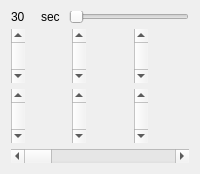
          <widget class="QWidget" name="exta_tab">
           <attribute name="title">
            <string>extra</string>
           </attribute>
           <layout class="QVBoxLayout" name="verticalLayout_2">
            <item>
             <widget class="QWidget" name="widget_2" native="true">
              <property name="maximumSize">
               <size>
                <width>16777215</width>
                <height>12</height>
               </size>
              </property>
              <layout class="QHBoxLayout" name="horizontalLayout_9">
               <property name="spacing">
                <number>4</number>
               </property>
               <property name="leftMargin">
                <number>0</number>
               </property>
               <property name="topMargin">
                <number>0</number>
               </property>
               <property name="rightMargin">
                <number>0</number>
               </property>
               <property name="bottomMargin">
                <number>0</number>
               </property>
               <item>
                <widget class="QLabel" name="timescaleLabel_2">
                 <property name="minimumSize">
                  <size>
                   <width>26</width>
                   <height>12</height>
                  </size>
                 </property>
                 <property name="maximumSize">
                  <size>
                   <width>26</width>
                   <height>12</height>
                  </size>
                 </property>
                 <property name="text">
                  <string>30</string>
                 </property>
                </widget>
               </item>
               <item>
                <widget class="QLabel" name="label_2">
                 <property name="minimumSize">
                  <size>
                   <width>24</width>
                   <height>12</height>
                  </size>
                 </property>
                 <property name="maximumSize">
                  <size>
                   <width>24</width>
                   <height>12</height>
                  </size>
                 </property>
                 <property name="lineWidth">
                  <number>0</number>
                 </property>
                 <property name="text">
                  <string>sec</string>
                 </property>
                </widget>
               </item>
               <item>
                <widget class="QSlider" name="timescaleSlider_2">
                 <property name="minimumSize">
                  <size>
                   <width>0</width>
                   <height>12</height>
                  </size>
                 </property>
                 <property name="maximumSize">
                  <size>
                   <width>16777215</width>
                   <height>12</height>
                  </size>
                 </property>
                 <property name="maximum">
                  <number>360</number>
                 </property>
                 <property name="pageStep">
                  <number>30</number>
                 </property>
                 <property name="sliderPosition">
                  <number>0</number>
                 </property>
                 <property name="orientation">
                  <enum>Qt::Horizontal</enum>
                 </property>
                </widget>
               </item>
              </layout>
             </widget>
            </item>
            <item>
             <layout class="QHBoxLayout" name="horizontalLayout_7">
              <item>
               <widget class="QScrollBar" name="verticalScrollBar_3_1">
                <property name="orientation">
                 <enum>Qt::Vertical</enum>
                </property>
               </widget>
              </item>
              <item>
               <widget class="QCustomPlot" name="plot_3_1" native="true"/>
              </item>
              <item>
               <widget class="QScrollBar" name="verticalScrollBar_3_2">
                <property name="orientation">
                 <enum>Qt::Vertical</enum>
                </property>
               </widget>
              </item>
              <item>
               <widget class="QCustomPlot" name="plot_3_2" native="true"/>
              </item>
              <item>
               <widget class="QScrollBar" name="verticalScrollBar_3_3">
                <property name="orientation">
                 <enum>Qt::Vertical</enum>
                </property>
               </widget>
              </item>
              <item>
               <widget class="QCustomPlot" name="plot_3_3" native="true"/>
              </item>
             </layout>
            </item>
            <item>
             <layout class="QVBoxLayout" name="verticalLayout">
              <item>
               <layout class="QHBoxLayout" name="horizontalLayout_5">
                <item>
                 <widget class="QScrollBar" name="verticalScrollBar_4_1">
                  <property name="orientation">
                   <enum>Qt::Vertical</enum>
                  </property>
                 </widget>
                </item>
                <item>
                 <widget class="QCustomPlot" name="plot_4_1" native="true"/>
                </item>
                <item>
                 <widget class="QScrollBar" name="verticalScrollBar_4_2">
                  <property name="orientation">
                   <enum>Qt::Vertical</enum>
                  </property>
                 </widget>
                </item>
                <item>
                 <widget class="QCustomPlot" name="plot_4_2" native="true"/>
                </item>
                <item>
                 <widget class="QScrollBar" name="verticalScrollBar_4_3">
                  <property name="orientation">
                   <enum>Qt::Vertical</enum>
                  </property>
                 </widget>
                </item>
                <item>
                 <widget class="QCustomPlot" name="plot_4_3" native="true"/>
                </item>
               </layout>
              </item>
             </layout>
            </item>
            <item>
             <widget class="QScrollBar" name="horizontalScrollBar_2">
              <property name="orientation">
               <enum>Qt::Horizontal</enum>
              </property>
             </widget>
            </item>
           </layout>
          </widget>
